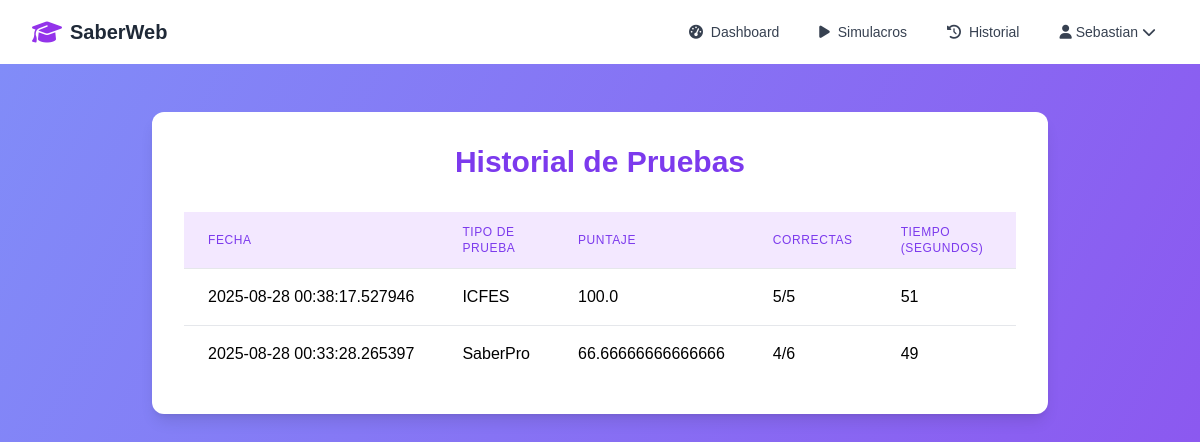
The page /history (signed in) on the database its author committed.
### Models.py (models this page shows, shortened)
class User(UserMixin, db.Model):
    id = db.Column(db.Integer, primary_key=True)
    username = db.Column(db.String(80), unique=True, nullable=False)
    email = db.Column(db.String(120), unique=True, nullable=False)
    password_hash = db.Column(db.String(255), nullable=False)
    created_at = db.Column(db.DateTime, default=datetime.utcnow)
    test_results = db.relationship('TestResult', backref='user', lazy=True)

class TestResult(db.Model):
    id = db.Column(db.Integer, primary_key=True)
    user_id = db.Column(db.Integer, db.ForeignKey('user.id'), nullable=False)
    test_type = db.Column(db.String(20), nullable=False)
    score = db.Column(db.Float, nullable=False)
    total_questions = db.Column(db.Integer, nullable=False)
    correct_answers = db.Column(db.Integer, nullable=False)
    time_taken = db.Column(db.Integer, nullable=False)  # en segundos
    completed_at = db.Column(db.DateTime, default=datetime.utcnow)
    answers = db.relationship('TestAnswer', backref='test_result', lazy=True)

### App.py (the view)
@app.route('/history')
@login_required
def history():
    results = TestResult.query.filter_by(user_id=current_user.id).order_by(TestResult.completed_at.desc()).all()
    return render_template('history.html', results=results)

### Database.py (called while the page is built)
@login_manager.user_loader
def load_user(user_id):
    return User.query.get(int(user_id))

### templates/history.html (shortened to what this page needs)
{% extends 'base.html' %}
{% block content %}
<div class="min-h-screen bg-gradient-to-br from-indigo-400 to-purple-600 py-12 px-4 sm:px-6 lg:px-8">
    <div class="max-w-4xl mx-auto bg-white rounded-xl shadow-lg p-8">
        <h1 class="text-3xl font-bold text-purple-700 mb-8 text-center">Historial de Pruebas</h1>
        <div class="overflow-x-auto">
            <table class="min-w-full divide-y divide-gray-200">
                <thead class="bg-purple-100">
                    <tr>
                        <th class="px-6 py-3 text-left text-xs font-medium text-purple-700 uppercase tracking-wider">Fecha</th>
                        <th class="px-6 py-3 text-left text-xs font-medium text-purple-700 uppercase tracking-wider">Tipo de Prueba</th>
                        <th class="px-6 py-3 text-left text-xs font-medium text-purple-700 uppercase tracking-wider">Puntaje</th>
                        <th class="px-6 py-3 text-left text-xs font-medium text-purple-700 uppercase tracking-wider">Correctas</th>
                        <th class="px-6 py-3 text-left text-xs font-medium text-purple-700 uppercase tracking-wider">Tiempo (segundos)</th>
                        <th class="px-6 py-3 text-left text-xs font-medium text-purple-700 uppercase tracking-wider">Ver Detalles</th>
                    </tr>
                </thead>
                <tbody class="bg-white divide-y divide-gray-200">
                    {% for result in results %}
                    <tr class="hover:bg-purple-50 transition">
                        <td class="px-6 py-4 whitespace-nowrap">{{ result.completed_at }}</td>
                        <td class="px-6 py-4 whitespace-nowrap">{{ result.test_type }}</td>
                        <td class="px-6 py-4 whitespace-nowrap">{{ result.score }}</td>
                        <td class="px-6 py-4 whitespace-nowrap">{{ result.correct_answers }}/{{ result.total_questions }}</td>
                        <td class="px-6 py-4 whitespace-nowrap">{{ result.time_taken }}</td>
                        <td class="px-6 py-4 whitespace-nowrap">
                        </td>
                    </tr>
                    {% else %}
                    <tr>
                        <td colspan="6" class="px-6 py-4 text-center text-gray-500">No hay resultados registrados.</td>
                    </tr>
                    {% endfor %}
                </tbody>
            </table>
        </div>
    </div>
</div>
{% endblock %}

### templates/base.html (shortened to what this page needs)
<!DOCTYPE html>
<html lang="es">
<head>
    <script src="https://cdn.tailwindcss.com"></script>
    <link rel="stylesheet" href="https://cdnjs.cloudflare.com/ajax/libs/font-awesome/6.4.0/css/all.min.css">
    <link rel="stylesheet" href="/styles/main.css">
</head>
<body class="bg-gray-50 min-h-screen">
    <nav class="bg-white shadow-lg">
        <div class="max-w-7xl mx-auto px-4 sm:px-6 lg:px-8">
            <div class="flex justify-between h-16">
                <div class="flex items-center">
                    <a href="{{ url_for('index') }}" class="flex items-center">
                        <i class="fas fa-graduation-cap text-2xl text-purple-600 mr-2"></i>
                        <span class="text-xl font-bold text-gray-800">SaberWeb</span>
                    </a>
                </div>
                <div class="flex items-center space-x-4">
                    {% if current_user.is_authenticated %}
                        <a href="{{ url_for('dashboard') }}" class="text-gray-700 hover:text-purple-600 px-3 py-2 rounded-md text-sm font-medium">
                            <i class="fas fa-tachometer-alt mr-1"></i> Dashboard
                        </a>
                        <a href="{{ url_for('select_test') }}" class="text-gray-700 hover:text-purple-600 px-3 py-2 rounded-md text-sm font-medium">
                            <i class="fas fa-play mr-1"></i> Simulacros
                        </a>
                        <a href="{{ url_for('history') }}" class="text-gray-700 hover:text-purple-600 px-3 py-2 rounded-md text-sm font-medium">
                            <i class="fas fa-history mr-1"></i> Historial
                        </a>
                        <div class="relative group">
                            <button class="flex items-center text-gray-700 hover:text-purple-600 px-3 py-2 rounded-md text-sm font-medium">
                                <i class="fas fa-user mr-1"></i> {{ current_user.username }}
                                <i class="fas fa-chevron-down ml-1"></i>
                            </button>
                        </div>
                    {% endif %}
                </div>
            </div>
        </div>
    </nav>
    <main>
        {% block content %}{% endblock %}
    </main>
</body>
</html>

### styles/main.css (style rules this page uses)
body { font-family: Arial, sans-serif; background-color: #f4f4f4; margin: 0; padding: 0; }

### rows shown on the page
User: username "Sebastian"
TestResult: completed_at "2025-08-28 00:38:17.527946", test_type "ICFES", score "100.0", correct_answers "5", total_questions "5", time_taken "51"
TestResult: completed_at "2025-08-28 00:33:28.265397", test_type "SaberPro", score "66.66666666666666", correct_answers "4", total_questions "6", time_taken "49"
